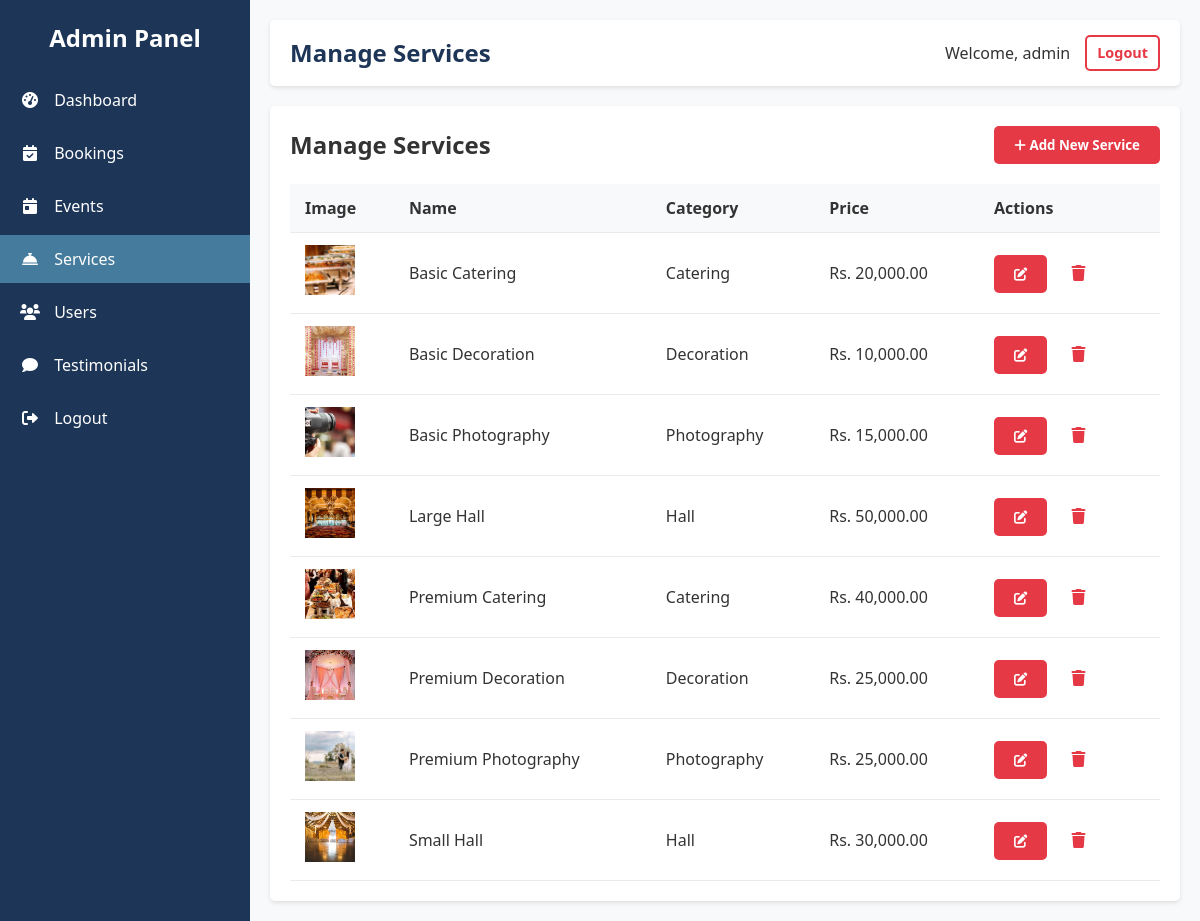
Page /admin/services.php (signed in) on the committed database.
### tables this page shows
CREATE TABLE IF NOT EXISTS services (
    id INT AUTO_INCREMENT PRIMARY KEY,
    category_id INT,
    name VARCHAR(100) NOT NULL,
    description TEXT,
    price DECIMAL(10, 2) NOT NULL,
    image VARCHAR(255),
    created_at TIMESTAMP DEFAULT CURRENT_TIMESTAMP,
    FOREIGN KEY (category_id) REFERENCES service_categories(id) ON DELETE CASCADE
);

CREATE TABLE IF NOT EXISTS service_categories (
    id INT AUTO_INCREMENT PRIMARY KEY,
    name VARCHAR(100) NOT NULL,
    description TEXT,
    created_at TIMESTAMP DEFAULT CURRENT_TIMESTAMP
);

### admin/services.php (the view, shortened to what this page needs)
<?php
require_once 'includes/header.php';
$sql = "SELECT s.*, sc.name as category_name
        FROM services s
        JOIN service_categories sc ON s.category_id = sc.id
        ORDER BY s.name ASC";
$result = $conn->query($sql);
$services = [];
if ($result->num_rows > 0) {
    while ($row = $result->fetch_assoc()) {
        $services[] = $row;
    }
}
?>
<div class="admin-content">
    <div class="page-header">
        <h2>Manage Services</h2>
        <button class="btn btn-primary" onclick="showServiceModal()">
            <i class="fas fa-plus"></i> Add New Service
        </button>
    </div>
    <div class="table-responsive">
        <table class="table">
            <thead>
                <tr>
                    <th>Image</th>
                    <th>Name</th>
                    <th>Category</th>
                    <th>Price</th>
                    <th>Actions</th>
                </tr>
            </thead>
            <tbody>
                <?php if (count($services) > 0): ?>
                    <?php foreach ($services as $service): ?>
                    <tr>
                        <td>
                            <?php if (!empty($service['image']) && file_exists("../assets/images/services/{$service['image']}")): ?>
                            <img src="../assets/images/services/<?php echo $service['image']; ?>" alt="<?php echo $service['name']; ?>" style="width: 50px; height: 50px; object-fit: cover;">
                            <?php else: ?>
                            <div style="width: 50px; height: 50px; background-color: #f0f0f0; display: flex; align-items: center; justify-content: center;">
                                <i class="fas fa-image" style="color: #ccc;"></i>
                            </div>
                            <?php endif; ?>
                        </td>
                        <td><?php echo $service['name']; ?></td>
                        <td><?php echo $service['category_name']; ?></td>
                        <td>Rs. <?php echo number_format($service['price'], 2); ?></td>
                        <td>
                            <button class="btn btn-sm btn-primary" onclick="editService(<?php echo htmlspecialchars(json_encode($service)); ?>)">
                                <i class="fas fa-edit"></i>
                            </button>
                            <a href="services.php?delete=true&id=<?php echo $service['id']; ?>" class="btn btn-sm btn-danger" onclick="return confirm('Are you sure you want to delete this service?')">
                                <i class="fas fa-trash"></i>
                            </a>
                        </td>
                    </tr>
                    <?php endforeach; ?>
                <?php else: ?>
                <tr>
                    <td colspan="5" class="text-center">No services found</td>
                </tr>
                <?php endif; ?>
            </tbody>
        </table>
    </div>
</div>
<?php require_once 'includes/footer.php'; ?>

### assets/css/style.css (style rules this page uses)
* { margin: 0; padding: 0; box-sizing: border-box; font-family: 'Segoe UI', Tahoma, Geneva, Verdana, sans-serif; }
body { font-size: 16px; line-height: 1.5; color: #333; background-color: #f9f9f9; }
a { text-decoration: none; color: #e63946; transition: all 0.3s ease; }
.btn { display: inline-block; padding: 10px 20px; border-radius: 5px; cursor: pointer; transition: all 0.3s ease; font-weight: 600; text-align: center; border: none; }
.btn-primary { background-color: #e63946; color: #fff; }

### admin/includes/header.php (style rules this page uses)
body { display: flex; background-color: #f8f9fa; }

### admin/services.php (style rules this page uses)
.admin-content { background-color: #fff; padding: 20px; border-radius: 5px; box-shadow: 0 2px 4px rgba(0, 0, 0, 0.1); }
.page-header { display: flex; justify-content: space-between; align-items: center; margin-bottom: 20px; }
.table { width: 100%; border-collapse: collapse; }
.table th, .table td { padding: 12px 15px; text-align: left; border-bottom: 1px solid #e9ecef; }
.table th { background-color: #f8f9fa; font-weight: 600; }

### rows in the picture
services: image (picture), name "Basic Catering", category.name "Catering", price "20,000.00"
services: image (picture), name "Basic Decoration", category.name "Decoration", price "10,000.00"
services: image (picture), name "Basic Photography", category.name "Photography", price "15,000.00"
services: image (picture), name "Large Hall", category.name "Hall", price "50,000.00"
services: image (picture), name "Premium Catering", category.name "Catering", price "40,000.00"
services: image (picture), name "Premium Decoration", category.name "Decoration", price "25,000.00"
services: image (picture), name "Premium Photography", category.name "Photography", price "25,000.00"
services: image (picture), name "Small Hall", category.name "Hall", price "30,000.00"

### other values in the picture
$pageTitle "Manage Services"
$_SESSION['admin_username'] "admin"
